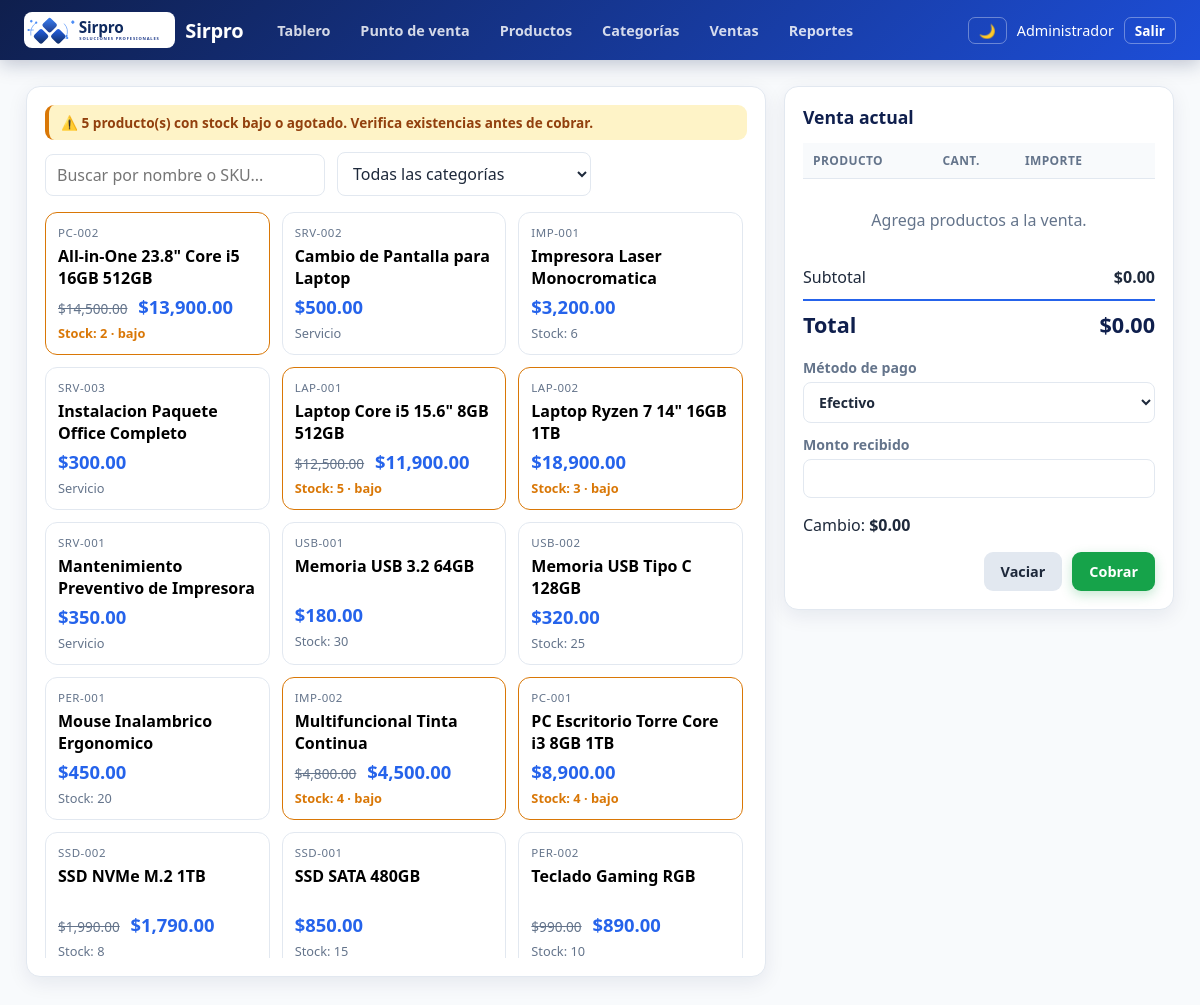
/pos.php (signed in), run on the app's committed database.
### tables this page shows
CREATE TABLE productos (
    id INT AUTO_INCREMENT PRIMARY KEY,
    sku VARCHAR(50) NOT NULL UNIQUE,
    nombre VARCHAR(150) NOT NULL,
    categoria_id INT NOT NULL,
    tipo ENUM('producto','servicio') NOT NULL DEFAULT 'producto',
    descripcion TEXT,
    imagen VARCHAR(120) NULL,
    precio DECIMAL(10,2) NOT NULL DEFAULT 0,
    precio_oferta DECIMAL(10,2) NULL,
    stock INT NOT NULL DEFAULT 0,
    stock_minimo INT NOT NULL DEFAULT 5,
    activo TINYINT(1) NOT NULL DEFAULT 1,
    FOREIGN KEY (categoria_id) REFERENCES categorias(id)
);

### pos.php (the view, shortened to what this page needs)
<?php
require __DIR__ . '/includes/bootstrap.php';
$productos = db()->query(
    'SELECT p.id, p.sku, p.nombre, p.tipo, p.categoria_id, p.precio, p.precio_oferta,
            p.stock, p.stock_minimo, p.imagen
     FROM productos p WHERE p.activo = 1 ORDER BY p.nombre'
)->fetchAll();
$stockBajos = array_values(array_filter(
    $productos,
    static fn (array $p): bool => $p['tipo'] === 'producto'
        && (int) $p['stock'] <= (int) ($p['stock_minimo'] ?? 5)
));
?>
<div class="pos">
    <section class="catalogo">
        <?php if ($stockBajos !== []): ?>
            <p class="alert warning compacto">
                ⚠️ <?= count($stockBajos) ?> producto(s) con stock bajo o agotado. Verifica existencias antes de cobrar.
            </p>
        <?php endif; ?>
        <div class="toolbar">
            <input type="search" id="buscar" placeholder="Buscar por nombre o SKU..." autofocus>
            <select id="filtro-categoria">
                <option value="">Todas las categorías</option>
            </select>
        </div>
        <div class="grid" id="grid-productos">
            <?php foreach ($productos as $p):
                $precio = $p['precio_oferta'] !== null ? (float) $p['precio_oferta'] : (float) $p['precio'];
                $minimo = (int) ($p['stock_minimo'] ?? 5);
                $estado = estadoStock((int) $p['stock'], $minimo, $p['tipo']);
                $agotado = $estado === 'agotado';
                $bajo = $estado === 'bajo';
            ?>
                <button type="button"
                        class="tarjeta<?= $agotado ? ' agotado' : '' ?><?= $bajo ? ' bajo' : '' ?>"
                        data-id="<?= (int) $p['id'] ?>"
                        data-categoria="<?= (int) $p['categoria_id'] ?>"
                        data-texto="<?= e(mb_strtolower($p['nombre'] . ' ' . $p['sku'])) ?>"
                        data-precio="<?= $precio ?>"
                        data-nombre="<?= e($p['nombre']) ?>"
                        data-tipo="<?= e($p['tipo']) ?>"
                        data-stock="<?= (int) $p['stock'] ?>"
                        data-minimo="<?= $minimo ?>"
                        <?= $agotado ? 'disabled' : '' ?>>
                    <span class="sku"><?= e($p['sku']) ?></span>
                    <span class="nombre"><?= e($p['nombre']) ?></span>
                    <span class="precio">
                        <?php if ($p['precio_oferta'] !== null): ?>
                            <s><?= moneda((float) $p['precio']) ?></s>
                        <?php endif; ?>
                        <?= moneda($precio) ?>
                    </span>
                    <span class="stock"><?= $p['tipo'] === 'servicio' ? 'Servicio' : ($agotado ? 'Agotado' : 'Stock: ' . (int) $p['stock'] . ($bajo ? ' · bajo' : '')) ?></span>
                </button>
            <?php endforeach; ?>
        </div>
    </section>
    <section class="carrito">
        <h2>Venta actual</h2>
        <table>
            <thead>
                <tr><th>Producto</th><th>Cant.</th><th>Importe</th><th></th></tr>
            </thead>
        </table>
        <p class="vacio" id="vacio">Agrega productos a la venta.</p>
        <div class="totales">
            <div><span>Subtotal</span><strong id="subtotal">$0.00</strong></div>
            <div class="total"><span>Total</span><strong id="total">$0.00</strong></div>
        </div>
        <label>Método de pago
            <select id="metodo">
                <option value="efectivo">Efectivo</option>
            </select>
        </label>
        <label>Monto recibido
            <input type="number" id="recibido" min="0" step="0.01">
        </label>
        <p>Cambio: <strong id="cambio">$0.00</strong></p>
        <div class="acciones">
            <button type="button" class="btn secondary" id="vaciar">Vaciar</button>
            <button type="button" class="btn success" id="cobrar">Cobrar</button>
        </div>
    </section>
</div>

### assets/style.css (style rules this page uses)
:root { color-scheme: light; --azul: #2563eb; --azul-oscuro: #0f1f4d; --grad: linear-gradient(135deg, #0f1f4d 0%, #1d4ed8 100%); --gris: #f1f5f9; --borde: #e2e8f0; --rojo: #dc2626; --verde: #16a34a; --ambar: #d97706; --bg: #f8fafc; --card: #ffffff; --text: #1e293b; --text-sec: #64748b; --tabla-head: #f8fafc; --sombra: 0 6px 20px rgba(15, 31, 77, .08); --sombra-hover: 0 10px 28px rgba(37, 99, 235, .16); }
* { box-sizing: border-box; }
body { margin: 0; font-family: "Segoe UI", Inter, Arial, sans-serif; background: var(--bg); color: var(--text); }
h2 { margin: 0 0 14px; font-size: 1.1rem; color: var(--azul-oscuro); }
label { display: flex; flex-direction: column; gap: 5px; font-size: .88rem; font-weight: 600; color: var(--text-sec); margin-bottom: 12px; }
input, select { padding: 9px 11px; border: 1px solid var(--borde); border-radius: 8px; font: inherit; color: var(--text); background: var(--card); transition: border-color .15s, box-shadow .15s; }
.btn { display: inline-flex; align-items: center; justify-content: center; gap: 6px; padding: 9px 16px; border: 1px solid transparent; border-radius: 9px; background: #e2e8f0; color: #1e293b; font: inherit; font-size: .9rem; font-weight: 650; cursor: pointer; text-decoration: none; transition: transform .12s, box-shadow .15s, background .15s, filter .15s; }
.btn.success { background: #16a34a; color: #fff; box-shadow: 0 4px 12px rgba(22,163,74,.25); }
.btn.secondary { background: #e2e8f0; color: #1e293b; }
.alert { padding: 11px 15px; border-radius: 9px; margin: 12px 0; font-weight: 600; font-size: .9rem; }
.alert.warning { background: #fef3c7; color: #92400e; border-left: 4px solid #d97706; }
.alert.compacto { margin: 0 0 12px; padding: 8px 12px; font-size: .85rem; font-weight: 600; }
.toolbar { display: flex; gap: 12px; align-items: flex-end; margin-bottom: 16px; flex-wrap: wrap; }
.toolbar input[type=search] { min-width: 280px; }
.tarjeta.bajo { border-color: var(--ambar); }
.tarjeta.bajo .stock { color: var(--ambar); font-weight: 700; }
.pos { display: grid; grid-template-columns: 1fr 390px; gap: 18px; align-items: start; }
.catalogo, .carrito { background: var(--card); border-radius: 14px; border: 1px solid var(--borde); box-shadow: var(--sombra); padding: 18px; }
.carrito { position: sticky; top: 14px; }
.grid { display: grid; grid-template-columns: repeat(auto-fill, minmax(195px, 1fr)); gap: 12px; max-height: 70vh; overflow-y: auto; padding-right: 4px; }
.tarjeta { display: flex; flex-direction: column; gap: 5px; text-align: left; padding: 12px; border: 1px solid var(--borde); border-radius: 12px; background: var(--card); cursor: pointer; font: inherit; transition: transform .12s, box-shadow .15s, border-color .15s; }
.tarjeta .sku { font-size: .72rem; color: var(--text-sec); text-transform: uppercase; letter-spacing: .5px; }
.tarjeta .nombre { font-weight: 650; min-height: 2.6em; }
.tarjeta .precio { color: var(--azul); font-weight: 800; font-size: 1.15rem; }
.tarjeta .precio s { color: var(--text-sec); font-size: .85rem; font-weight: 400; margin-right: 6px; }
.tarjeta .stock { font-size: .8rem; color: var(--text-sec); }
table { width: 100%; border-collapse: collapse; }
th, td { padding: 9px 10px; border-bottom: 1px solid var(--borde); text-align: left; font-size: .9rem; vertical-align: middle; }
th { background: var(--tabla-head); color: var(--text-sec); font-weight: 700; text-transform: uppercase; font-size: .75rem; letter-spacing: .4px; }
.vacio { color: var(--text-sec); text-align: center; padding: 14px; }
.totales { margin: 14px 0; }
.totales div { display: flex; justify-content: space-between; padding: 5px 0; }
.totales .total { font-size: 1.35rem; color: var(--azul-oscuro); border-top: 2px solid var(--azul); margin-top: 6px; padding-top: 9px; font-weight: 800; }
.acciones { display: flex; gap: 10px; justify-content: flex-end; margin-top: 12px; flex-wrap: wrap; }

### data on the page
productos: sku "PC-002", nombre "All-in-One 23.8\" Core i5 16GB 512GB", precio "$14,500.00", precio_oferta "$13,900.00", stock "2", stock_minimo "· bajo"
productos: sku "SRV-002", nombre "Cambio de Pantalla para Laptop", moneda($precio) "$500.00", tipo "Servicio"
productos: sku "IMP-001", nombre "Impresora Laser Monocromatica", moneda($precio) "$3,200.00", stock "6"
productos: sku "SRV-003", nombre "Instalacion Paquete Office Completo", moneda($precio) "$300.00", tipo "Servicio"
productos: sku "LAP-001", nombre "Laptop Core i5 15.6\" 8GB 512GB", precio "$12,500.00", precio_oferta "$11,900.00", stock "5", stock_minimo "· bajo"
productos: sku "LAP-002", nombre "Laptop Ryzen 7 14\" 16GB 1TB", moneda($precio) "$18,900.00", stock "3", stock_minimo "· bajo"
productos: sku "SRV-001", nombre "Mantenimiento Preventivo de Impresora", moneda($precio) "$350.00", tipo "Servicio"
productos: sku "USB-001", nombre "Memoria USB 3.2 64GB", moneda($precio) "$180.00", stock "30"
productos: sku "USB-002", nombre "Memoria USB Tipo C 128GB", moneda($precio) "$320.00", stock "25"
productos: sku "PER-001", nombre "Mouse Inalambrico Ergonomico", moneda($precio) "$450.00", stock "20"
productos: sku "IMP-002", nombre "Multifuncional Tinta Continua", precio "$4,800.00", precio_oferta "$4,500.00", stock "4", stock_minimo "· bajo"
productos: sku "PC-001", nombre "PC Escritorio Torre Core i3 8GB 1TB", moneda($precio) "$8,900.00", stock "4", stock_minimo "· bajo"
productos: sku "SSD-002", nombre "SSD NVMe M.2 1TB", precio "$1,990.00", precio_oferta "$1,790.00", stock "8"
productos: sku "SSD-001", nombre "SSD SATA 480GB", moneda($precio) "$850.00", stock "15"
productos: sku "PER-002", nombre "Teclado Gaming RGB", precio "$990.00", precio_oferta "$890.00", stock "10"

### other printed values
$nombre "Administrador"
count($stockBajos) "5"
